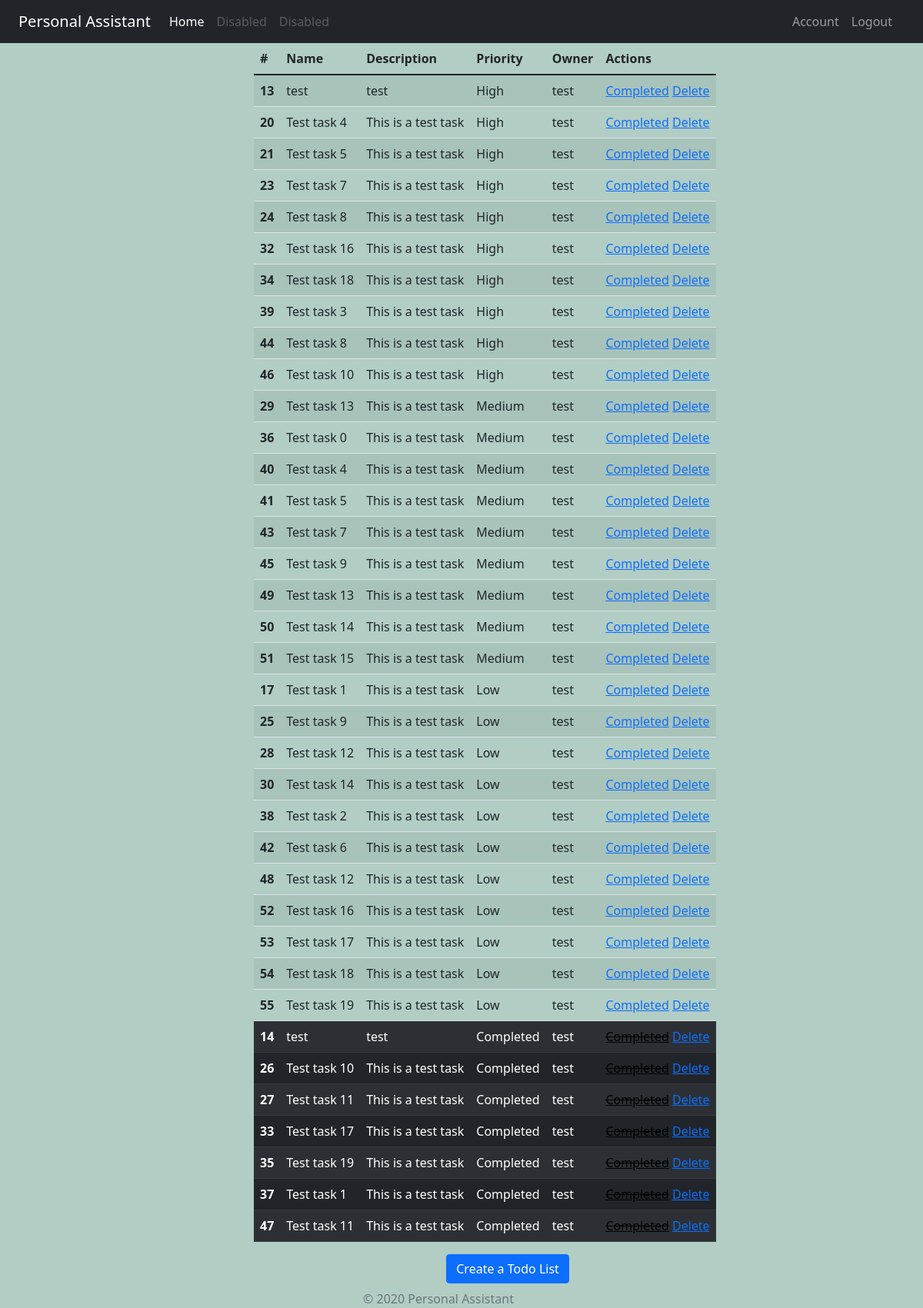
Screenshot of / (signed in) with the database file from the repository.
### assistant/models.py (models this page shows, shortened)
class TodoItem(models.Model):
    name = models.CharField(max_length=250)
    description = models.TextField()
    priority = models.ForeignKey("Priority", on_delete=models.CASCADE)
    owner = models.ForeignKey(CustomUser, on_delete=models.CASCADE)
    completed = models.DateTimeField(null=True, blank=True)
    class Meta:
        ordering = ["-priority"]

class Priority(models.Model):
    PRIORITY_CHOICES = [
        (0, "Completed"),
        (1, "Low"),
        (2, "Medium"),
        (3, "High"),
    ]
    name = models.IntegerField(choices=PRIORITY_CHOICES, default=2)
    def __str__(self):
        if self.name == 1:
            return "Low"
        elif self.name == 2:
            return "Medium"
        elif self.name == 3:
            return "High"
        elif self.name == 0:
            return "Completed"
    class Meta:
        verbose_name_plural = "Priorities"
        ordering = ["name"]

### users/models.py (models this page shows)
class CustomUser(AbstractUser):
    pass

### assistant/views.py (the view)
# urls.py: path("", views.view_all_tasks, name="view_all_tasks"),
@login_required
def view_all_tasks(request):
    tasks = TodoItem.objects.all()
    return render(request, "assistant/task_list.html", {"tasks": tasks})

### templates/assistant/task_list.html
{% extends 'base.html' %} {% block content %} {% load static %}
<div class="row">
	<div class="col-auto">
		<table class="table table-striped">
			<thead>
				<tr>
					<th scope="col">#</th>
					<th scope="col">Name</th>
					<th scope="col">Description</th>
					<th scope="col">Priority</th>
					<th scope="col">Owner</th>
					<th scope="col">Actions</th>
				</tr>
			</thead>
			<tbody>
				{% for task in tasks %}
					{% if task.completed %}
						<tr class="table-dark">
					{% elif task.priority == "High" %}
						<tr class="table-danger">
					{% elif task.priority == "Medium" %}
						<tr class="table-warning">
					{% elif task.priority == "Low" %}
						<tr class="table-success">
					{% else %}
						<tr>
					{% endif %}
					<th scope="row">{{ task.id }}</th>
					<td>{{ task.name }}</td>
					<td>{{ task.description }}</td>
					<td>{{ task.priority }}</td>
					<td>{{ task.owner }}</td>
					<td>
						{% if not task.completed %}
							<a href="{% url 'assistant:complete_task' task.id %}">Completed</a>
						{% else %}
							<a style="pointer-events: none;cursor: default;color:black;" href="#"><strike>Completed</strike></a>
						{% endif %}
						<a href="{% url 'assistant:delete_task' task.id %}">Delete</a>
					</td>
				</tr>
				{% endfor %}
			</tbody>
		</table>
		<div class="offset-5">
			<a href="{% url 'assistant:create_task' %}" class="btn btn-primary"
				>Create a Todo List</a>
		</div>
	</div>
</div>
{% endblock %}

### templates/base.html (shortened to what this page needs)
{% load static %}
<!DOCTYPE html>
<html lang="en">
	<head>
		<link rel="stylesheet" href="{% static 'css/reset.css' %}" />
		<link
			href="https://cdn.jsdelivr.net/npm/bootstrap@5.1.3/dist/css/bootstrap.min.css"
			rel="stylesheet"
		/>
	</head>
	<body style="background-color: rgba(25, 109, 81, 0.336)">
		<div class="row">
			<div class="col-12">
				{% block navbar %} {% include 'partials/_navbar.html' %}
				{% endblock %}
			</div>
			<div class="offset-3 col-auto">
				<main class="">
					<div class="container">{% block content %}{% endblock %}</div>
				</main>
			</div>
			<div class="col-12">
				{% block footer %} {% include 'partials/_footer.html' %}
				{% endblock %}
			</div>
		</div>
	</body>
</html>

### templates/partials/_navbar.html (shortened to what this page needs)
{% load static %}
<header>
	<nav class="navbar navbar-expand-md navbar-dark bg-dark">
		<div class="container-fluid">
			<a class="navbar-brand" href="{% url 'assistant:index' %}"
				>Personal Assistant</a
			>
			<div class="collapse navbar-collapse" id="navbarCollapse">
				<ul class="navbar-nav me-auto mb-2 mb-md-0">
					<li class="nav-item">
						<a
							class="nav-link active"
							aria-current="page"
							href="{% url 'assistant:index' %}"
							>Home</a
						>
					</li>
					<li class="nav-item">
						<a
							class="nav-link disabled"
							href="#"
							tabindex="-1"
							aria-disabled="true"
							>Disabled</a
						>
					</li>
					<li class="nav-item">
						<a
							class="nav-link disabled"
							href="#"
							tabindex="-1"
							aria-disabled="true"
							>Disabled</a
						>
					</li>
				</ul>
				<ul class="navbar-nav me-2">
					{% if request.user.is_authenticated %}
					<li class="nav-item">
						<a class="nav-link" href="{% url 'users:account' %}">Account</a>
					</li>
					<li class="nav-item">
						<a class="nav-link" href="{% url 'users:logout' %}">Logout</a>
					</li>
					{% endif%}
				</ul>
			</div>
		</div>
	</nav>
</header>

### templates/partials/_footer.html (shortened to what this page needs)
{% load static %}
<footer class="footer mt-auto py-3">
	<div class="container" style="bottom: 0px; position: fixed; text-align: center">
		<span class="text-muted">&copy; 2020 Personal Assistant</span>
	</div>
</footer>

### rows the page displays
TodoItem: id "13", name "test", description "test", priority "High", owner "test", shows "Completed"
TodoItem: id "20", name "Test task 4", description "This is a test task", priority "High", owner "test", shows "Completed"
TodoItem: id "21", name "Test task 5", description "This is a test task", priority "High", owner "test", shows "Completed"
TodoItem: id "23", name "Test task 7", description "This is a test task", priority "High", owner "test", shows "Completed"
TodoItem: id "24", name "Test task 8", description "This is a test task", priority "High", owner "test", shows "Completed"
TodoItem: id "32", name "Test task 16", description "This is a test task", priority "High", owner "test", shows "Completed"
TodoItem: id "34", name "Test task 18", description "This is a test task", priority "High", owner "test", shows "Completed"
TodoItem: id "39", name "Test task 3", description "This is a test task", priority "High", owner "test", shows "Completed"
TodoItem: id "44", name "Test task 8", description "This is a test task", priority "High", owner "test", shows "Completed"
TodoItem: id "46", name "Test task 10", description "This is a test task", priority "High", owner "test", shows "Completed"
TodoItem: id "29", name "Test task 13", description "This is a test task", priority "Medium", owner "test", shows "Completed"
TodoItem: id "36", name "Test task 0", description "This is a test task", priority "Medium", owner "test", shows "Completed"
TodoItem: id "40", name "Test task 4", description "This is a test task", priority "Medium", owner "test", shows "Completed"
TodoItem: id "41", name "Test task 5", description "This is a test task", priority "Medium", owner "test", shows "Completed"
TodoItem: id "43", name "Test task 7", description "This is a test task", priority "Medium", owner "test", shows "Completed"
TodoItem: id "45", name "Test task 9", description "This is a test task", priority "Medium", owner "test", shows "Completed"
TodoItem: id "49", name "Test task 13", description "This is a test task", priority "Medium", owner "test", shows "Completed"
TodoItem: id "50", name "Test task 14", description "This is a test task", priority "Medium", owner "test", shows "Completed"
TodoItem: id "51", name "Test task 15", description "This is a test task", priority "Medium", owner "test", shows "Completed"
TodoItem: id "17", name "Test task 1", description "This is a test task", priority "Low", owner "test", shows "Completed"
TodoItem: id "25", name "Test task 9", description "This is a test task", priority "Low", owner "test", shows "Completed"
TodoItem: id "28", name "Test task 12", description "This is a test task", priority "Low", owner "test", shows "Completed"
TodoItem: id "30", name "Test task 14", description "This is a test task", priority "Low", owner "test", shows "Completed"
TodoItem: id "38", name "Test task 2", description "This is a test task", priority "Low", owner "test", shows "Completed"
TodoItem: id "42", name "Test task 6", description "This is a test task", priority "Low", owner "test", shows "Completed"
TodoItem: id "48", name "Test task 12", description "This is a test task", priority "Low", owner "test", shows "Completed"
TodoItem: id "52", name "Test task 16", description "This is a test task", priority "Low", owner "test", shows "Completed"
TodoItem: id "53", name "Test task 17", description "This is a test task", priority "Low", owner "test", shows "Completed"
TodoItem: id "54", name "Test task 18", description "This is a test task", priority "Low", owner "test", shows "Completed"
TodoItem: id "55", name "Test task 19", description "This is a test task", priority "Low", owner "test", shows "Completed"
TodoItem: id "14", name "test", description "test", priority "Completed", owner "test"
TodoItem: id "26", name "Test task 10", description "This is a test task", priority "Completed", owner "test"
TodoItem: id "27", name "Test task 11", description "This is a test task", priority "Completed", owner "test"
TodoItem: id "33", name "Test task 17", description "This is a test task", priority "Completed", owner "test"
TodoItem: id "35", name "Test task 19", description "This is a test task", priority "Completed", owner "test"
TodoItem: id "37", name "Test task 1", description "This is a test task", priority "Completed", owner "test"
TodoItem: id "47", name "Test task 11", description "This is a test task", priority "Completed", owner "test"
